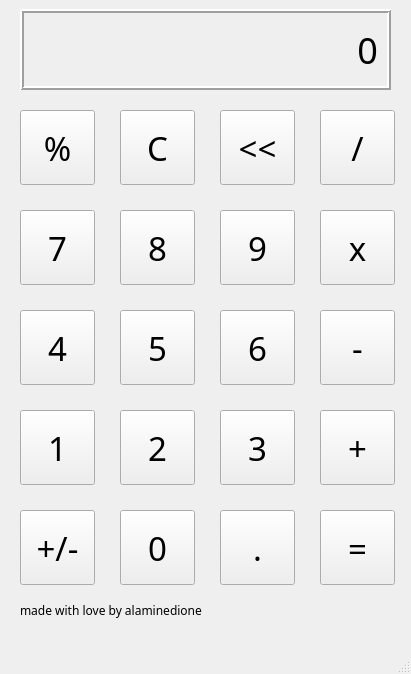
<?xml version="1.0" encoding="UTF-8"?>
<ui version="4.0">
 <class>MainWindow</class>
 <widget class="QMainWindow" name="MainWindow">
  <property name="geometry">
   <rect>
    <x>0</x>
    <y>0</y>
    <width>411</width>
    <height>674</height>
   </rect>
  </property>
  <property name="font">
   <font>
    <family>Hack Nerd Font</family>
   </font>
  </property>
  <property name="windowTitle">
   <string>MainWindow</string>
  </property>
  <widget class="QWidget" name="centralwidget">
   <widget class="QLabel" name="outputLabel">
    <property name="geometry">
     <rect>
      <x>20</x>
      <y>9</y>
      <width>371</width>
      <height>81</height>
     </rect>
    </property>
    <property name="font">
     <font>
      <family>JetBrains Mono</family>
      <pointsize>27</pointsize>
     </font>
    </property>
    <property name="focusPolicy">
     <enum>Qt::NoFocus</enum>
    </property>
    <property name="layoutDirection">
     <enum>Qt::LeftToRight</enum>
    </property>
    <property name="frameShape">
     <enum>QFrame::Box</enum>
    </property>
    <property name="frameShadow">
     <enum>QFrame::Raised</enum>
    </property>
    <property name="lineWidth">
     <number>2</number>
    </property>
    <property name="text">
     <string>0</string>
    </property>
    <property name="alignment">
     <set>Qt::AlignRight|Qt::AlignTrailing|Qt::AlignVCenter</set>
    </property>
    <property name="margin">
     <number>10</number>
    </property>
   </widget>
   <widget class="QPushButton" name="Button_percent">
    <property name="geometry">
     <rect>
      <x>20</x>
      <y>110</y>
      <width>75</width>
      <height>75</height>
     </rect>
    </property>
    <property name="font">
     <font>
      <family>Hack Nerd Font</family>
      <pointsize>25</pointsize>
     </font>
    </property>
    <property name="text">
     <string>%</string>
    </property>
   </widget>
   <widget class="QPushButton" name="Button_c">
    <property name="geometry">
     <rect>
      <x>120</x>
      <y>110</y>
      <width>75</width>
      <height>75</height>
     </rect>
    </property>
    <property name="font">
     <font>
      <family>Hack Nerd Font</family>
      <pointsize>25</pointsize>
     </font>
    </property>
    <property name="text">
     <string>C</string>
    </property>
   </widget>
   <widget class="QPushButton" name="Button_arrow">
    <property name="geometry">
     <rect>
      <x>220</x>
      <y>110</y>
      <width>75</width>
      <height>75</height>
     </rect>
    </property>
    <property name="font">
     <font>
      <family>Hack Nerd Font</family>
      <pointsize>25</pointsize>
     </font>
    </property>
    <property name="text">
     <string>&lt;&lt;</string>
    </property>
   </widget>
   <widget class="QPushButton" name="Button_divide">
    <property name="geometry">
     <rect>
      <x>320</x>
      <y>110</y>
      <width>75</width>
      <height>75</height>
     </rect>
    </property>
    <property name="font">
     <font>
      <family>Hack Nerd Font</family>
      <pointsize>25</pointsize>
     </font>
    </property>
    <property name="text">
     <string>/</string>
    </property>
   </widget>
   <widget class="QPushButton" name="Button_multiple">
    <property name="geometry">
     <rect>
      <x>320</x>
      <y>210</y>
      <width>75</width>
      <height>75</height>
     </rect>
    </property>
    <property name="font">
     <font>
      <family>Hack Nerd Font</family>
      <pointsize>25</pointsize>
     </font>
    </property>
    <property name="text">
     <string>x</string>
    </property>
   </widget>
   <widget class="QPushButton" name="Button_7">
    <property name="geometry">
     <rect>
      <x>20</x>
      <y>210</y>
      <width>75</width>
      <height>75</height>
     </rect>
    </property>
    <property name="font">
     <font>
      <family>Hack Nerd Font</family>
      <pointsize>25</pointsize>
     </font>
    </property>
    <property name="text">
     <string>7</string>
    </property>
   </widget>
   <widget class="QPushButton" name="Button_9">
    <property name="geometry">
     <rect>
      <x>220</x>
      <y>210</y>
      <width>75</width>
      <height>75</height>
     </rect>
    </property>
    <property name="font">
     <font>
      <family>Hack Nerd Font</family>
      <pointsize>25</pointsize>
     </font>
    </property>
    <property name="text">
     <string>9</string>
    </property>
   </widget>
   <widget class="QPushButton" name="Button_8">
    <property name="geometry">
     <rect>
      <x>120</x>
      <y>210</y>
      <width>75</width>
      <height>75</height>
     </rect>
    </property>
    <property name="font">
     <font>
      <family>Hack Nerd Font</family>
      <pointsize>25</pointsize>
     </font>
    </property>
    <property name="text">
     <string>8</string>
    </property>
   </widget>
   <widget class="QPushButton" name="Button_minus">
    <property name="geometry">
     <rect>
      <x>320</x>
      <y>310</y>
      <width>75</width>
      <height>75</height>
     </rect>
    </property>
    <property name="font">
     <font>
      <family>Hack Nerd Font</family>
      <pointsize>25</pointsize>
     </font>
    </property>
    <property name="text">
     <string>-</string>
    </property>
   </widget>
   <widget class="QPushButton" name="Button_4">
    <property name="geometry">
     <rect>
      <x>20</x>
      <y>310</y>
      <width>75</width>
      <height>75</height>
     </rect>
    </property>
    <property name="font">
     <font>
      <family>Hack Nerd Font</family>
      <pointsize>25</pointsize>
     </font>
    </property>
    <property name="text">
     <string>4</string>
    </property>
   </widget>
   <widget class="QPushButton" name="Button_6">
    <property name="geometry">
     <rect>
      <x>220</x>
      <y>310</y>
      <width>75</width>
      <height>75</height>
     </rect>
    </property>
    <property name="font">
     <font>
      <family>Hack Nerd Font</family>
      <pointsize>25</pointsize>
     </font>
    </property>
    <property name="text">
     <string>6</string>
    </property>
   </widget>
   <widget class="QPushButton" name="Button_5">
    <property name="geometry">
     <rect>
      <x>120</x>
      <y>310</y>
      <width>75</width>
      <height>75</height>
     </rect>
    </property>
    <property name="font">
     <font>
      <family>Hack Nerd Font</family>
      <pointsize>25</pointsize>
     </font>
    </property>
    <property name="text">
     <string>5</string>
    </property>
   </widget>
   <widget class="QPushButton" name="Button_plus">
    <property name="geometry">
     <rect>
      <x>320</x>
      <y>410</y>
      <width>75</width>
      <height>75</height>
     </rect>
    </property>
    <property name="font">
     <font>
      <family>Hack Nerd Font</family>
      <pointsize>25</pointsize>
     </font>
    </property>
    <property name="text">
     <string>+</string>
    </property>
   </widget>
   <widget class="QPushButton" name="Button_1">
    <property name="geometry">
     <rect>
      <x>20</x>
      <y>410</y>
      <width>75</width>
      <height>75</height>
     </rect>
    </property>
    <property name="font">
     <font>
      <family>Hack Nerd Font</family>
      <pointsize>25</pointsize>
     </font>
    </property>
    <property name="text">
     <string>1</string>
    </property>
   </widget>
   <widget class="QPushButton" name="Button_3">
    <property name="geometry">
     <rect>
      <x>220</x>
      <y>410</y>
      <width>75</width>
      <height>75</height>
     </rect>
    </property>
    <property name="font">
     <font>
      <family>Hack Nerd Font</family>
      <pointsize>25</pointsize>
     </font>
    </property>
    <property name="text">
     <string>3</string>
    </property>
   </widget>
   <widget class="QPushButton" name="Button_2">
    <property name="geometry">
     <rect>
      <x>120</x>
      <y>410</y>
      <width>75</width>
      <height>75</height>
     </rect>
    </property>
    <property name="font">
     <font>
      <family>Hack Nerd Font</family>
      <pointsize>25</pointsize>
     </font>
    </property>
    <property name="text">
     <string>2</string>
    </property>
   </widget>
   <widget class="QPushButton" name="Button_egal">
    <property name="geometry">
     <rect>
      <x>320</x>
      <y>510</y>
      <width>75</width>
      <height>75</height>
     </rect>
    </property>
    <property name="font">
     <font>
      <family>Hack Nerd Font</family>
      <pointsize>25</pointsize>
     </font>
    </property>
    <property name="text">
     <string>=</string>
    </property>
   </widget>
   <widget class="QPushButton" name="Button_plus_minus">
    <property name="geometry">
     <rect>
      <x>20</x>
      <y>510</y>
      <width>75</width>
      <height>75</height>
     </rect>
    </property>
    <property name="font">
     <font>
      <family>Hack Nerd Font</family>
      <pointsize>25</pointsize>
     </font>
    </property>
    <property name="text">
     <string>+/-</string>
    </property>
   </widget>
   <widget class="QPushButton" name="Button_decimal">
    <property name="geometry">
     <rect>
      <x>220</x>
      <y>510</y>
      <width>75</width>
      <height>75</height>
     </rect>
    </property>
    <property name="font">
     <font>
      <family>Hack Nerd Font</family>
      <pointsize>25</pointsize>
     </font>
    </property>
    <property name="text">
     <string>.</string>
    </property>
   </widget>
   <widget class="QPushButton" name="Button_0">
    <property name="geometry">
     <rect>
      <x>120</x>
      <y>510</y>
      <width>75</width>
      <height>75</height>
     </rect>
    </property>
    <property name="font">
     <font>
      <family>IBM Plex Mono</family>
      <pointsize>25</pointsize>
     </font>
    </property>
    <property name="text">
     <string>0</string>
    </property>
   </widget>
   <widget class="QLabel" name="label">
    <property name="geometry">
     <rect>
      <x>20</x>
      <y>600</y>
      <width>361</width>
      <height>21</height>
     </rect>
    </property>
    <property name="font">
     <font>
      <family>Hack Nerd Font</family>
     </font>
    </property>
    <property name="text">
     <string>made with love by alaminedione </string>
    </property>
   </widget>
  </widget>
  <widget class="QMenuBar" name="menubar">
   <property name="geometry">
    <rect>
     <x>0</x>
     <y>0</y>
     <width>411</width>
     <height>26</height>
    </rect>
   </property>
  </widget>
  <widget class="QStatusBar" name="statusbar"/>
 </widget>
 <resources/>
 <connections/>
</ui>
